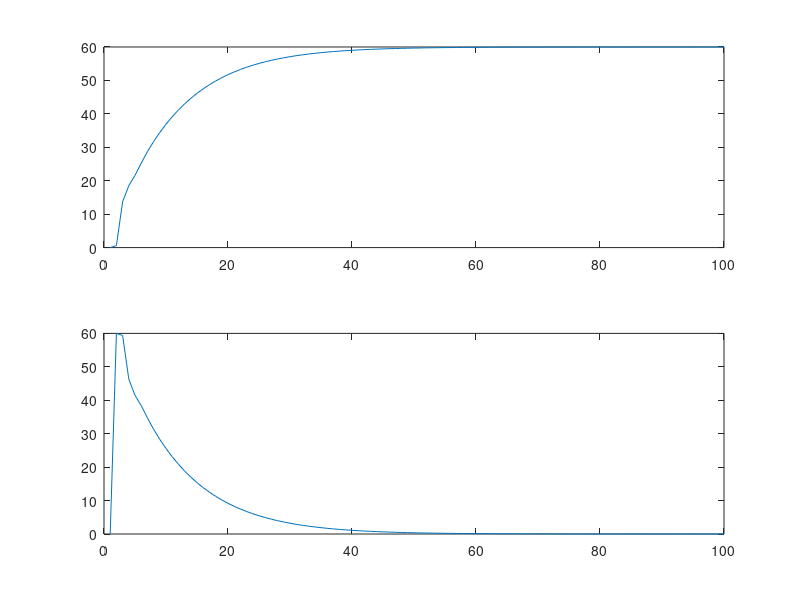

This figure's MATLAB source:
t= 1:100;
V=0;
error=0;
r=60; %referencia
kp=0.1;
gama=0.1;
eri=0;
ki=0.01;
kd=0.1;
errd=0;
for i=2:length(t)
    error(i)=r-V(i-1);
    eri=eri+error(i);
    u=kp*error(i-1)+ki*eri+kd*errd; %control
    V(i)=V(i-1)+u-gama*V(i-1);
    errn=r-V(i);
    errd=errn-error(i-1);
end
subplot(2,1,1)
title("Velocidad")
plot(t,V)
subplot(2,1,2)
title("Error")
plot(t,error)